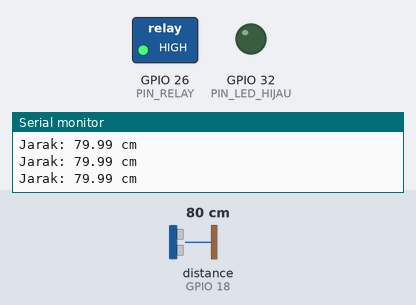
Recording of a sketch running on a simulated ESP32. On the bench: switched loads named in the sketch (green lamp = pin HIGH), output pins drawn as LEDs (lit = HIGH), the last lines printed to the serial monitor. Wiring (inferred from the names in the program): ultrasonic range finder: trigger GPIO 5; echo GPIO 18. The inputs (shaded band) are chosen by the test bench; at power-on: distance to the obstacle (sensor on GPIO 18) 80 cm. The echo pulse lasts 58.3 µs per cm; WiFi joins after 1.5 s; servers stay silent unless stated; pins used as bus, display or sensor lines are not drawn.

Above: at 2.7 s.
2.8 s: distance to the obstacle (sensor on GPIO 18) set to 17 cm
4.3 s: distance to the obstacle (sensor on GPIO 18) set to 12 cm
At 5.1 s:
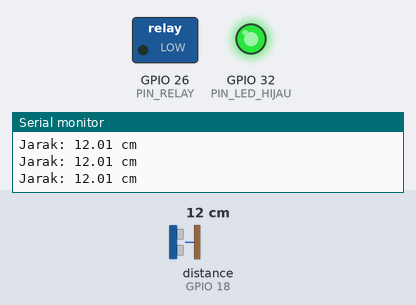
Timing chart, 0 to 35.8 s (numbered marks = the images above; inputs shaded):
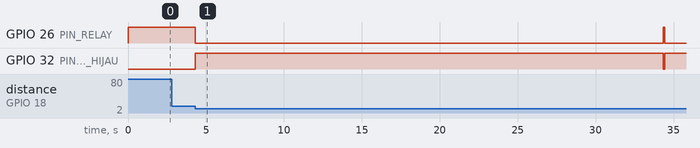

Measured:
- the behaviour switches between 15 and 14 cm on distance to the obstacle (sensor on GPIO 18) (found by bisection; images 0 and 1)
- after the input at 4.3 s, GPIO 26 (PIN_RELAY): HIGH → LOW at once, → HIGH 30.0 s later, → LOW 0.10 s later; GPIO 32 (PIN_LED_HIJAU): LOW → HIGH at once, → LOW 30.0 s later, → HIGH 0.10 s later

The sketch:

KranAir.ino
```cpp
// Kran Air Otomatis — ESP32 + Sensor Ultrasonik HC-SR04 + Solenoid Valve 12V
//
// Cara kerja:
//  - Sensor HC-SR04 mengukur jarak tiap 100 milidetik; hasil difilter
//    median dari 3 bacaan supaya satu bacaan liar tidak membuka kran.
//  - Tangan terdeteksi kurang dari 15 cm -> relay ON, katup solenoid
//    membuka, air mengalir, LED hijau menyala.
//  - Kran menutup otomatis begitu tangan pergi, atau setelah 30 detik
//    menyala terus (anti-banjir, misalnya sensor tertutup benda).
//  - Setiap kran dibuka, ESP32 mengirim notifikasi Telegram
//    (debounce 30 detik supaya tidak spam).
//
// Wiring:
//  - HC-SR04      : TRIG -> GPIO5, ECHO -> GPIO18, VCC -> VIN 5V, GND -> GND
//  - Relay 1 ch   : IN -> GPIO26, VCC -> 3V3, GND -> GND
//                   (modul relay umum aktif LOW: relay ON saat GPIO26 LOW)
//  - Solenoid 12V : satu kabel ke +12V adaptor, kabel lain ke kontak NO
//                   relay; kontak COM relay ke GND adaptor 12V.
//                   GND adaptor 12V TIDAK digabung ke GND ESP32.
//  - LED hijau    : GPIO32 (seri resistor 220 ohm ke GND)
//
// Catu daya: ESP32 dari USB 5V, solenoid dari adaptor 12V 1A terpisah.
// Jangan menyalakan solenoid dari pin 5V ESP32 — arusnya tidak cukup.
//
// Library yang dibutuhkan (semua tersedia di Library Manager):
//  - UniversalTelegramBot 1.3.0 (hanya bila USE_TELEGRAM 1)
//  - ArduinoJson 6.21.5 (dipakai UniversalTelegramBot)
// Compile: arduino-cli compile --fqbn esp32:esp32:esp32 KranAir
// (terverifikasi 20 Nov 2026: 1.066.257 byte, 81% flash, RAM 50.528 byte,
//  15%, ESP32 core 4.0.0, COMPILE_RC=0)

// ---------- KONFIGURASI ----------
#define USE_TELEGRAM 1  // 1 = kirim notifikasi Telegram saat kran dibuka, 0 = tanpa Telegram

#define PIN_TRIG 5      // HC-SR04 TRIG
#define PIN_ECHO 18     // HC-SR04 ECHO
#define PIN_RELAY 26    // IN modul relay (aktif LOW)
#define PIN_LED_HIJAU 32

// Ambang dan waktu — semua bernama, tanpa magic number di logika.
#define JARAK_BUKA_CM 15              // tangan < 15 cm = kran buka
#define JARAK_MAKS_CM 400             // bacaan di atas ini dianggap tidak valid
#define INTERVAL_UKUR_MS 100          // ukur jarak tiap 100 ms
#define JUMLAH_SAMPEL_MEDIAN 3        // filter median dari 3 bacaan
#define ECHO_TIMEOUT_US 30000         // timeout echo 30 ms (tidak hang bila tidak ada gema)
#define PULSA_TRIG_US 10              // lebar pulsa pemicu HC-SR04
#define JEDA_TRIG_US 2                // jeda LOW sebelum pulsa pemicu
#define BUKA_MAKS_MS 30000UL          // kran tutup paksa setelah 30 detik (anti-banjir)
#define TELEGRAM_DEBOUNCE_MS 30000UL  // jeda minimum antar notifikasi Telegram
#define RELAY_NYALA LOW               // modul relay aktif LOW
#define RELAY_MATI HIGH
#define LED_NYALA HIGH
#define LED_MATI LOW

// Kecepatan bunyi di udara: 0,0343 cm per mikrodetik; jarak = durasi
// pulang-pergi dikali kecepatan bunyi dibagi 2.
const float KECEPATAN_BUNYI_CM_PER_US = 0.0343f;
const int PEMBAGI_PULANG_PERGI = 2;

const char *WIFI_SSID = "NAMA_WIFI";
const char *WIFI_PASS = "PASSWORD_WIFI";
const char *BOT_TOKEN = "TOKEN_BOT_TELEGRAM";
const char *CHAT_ID = "CHAT_ID_TELEGRAM";

// ---------- STATE ----------
bool kranTerbuka = false;
unsigned long kranMulaiMs = 0;       // millis() saat kran dibuka
unsigned long ukurTerakhirMs = 0;    // millis() pengukuran terakhir
unsigned long telegramTerakhirMs = 0;
bool telegramPernahDikirim = false;

#if USE_TELEGRAM
#include <WiFi.h>
#include <WiFiClientSecure.h>
#include <UniversalTelegramBot.h>
#include <ArduinoJson.h>

WiFiClientSecure telegramClient;
UniversalTelegramBot bot(BOT_TOKEN, telegramClient);

void sambungWiFi() {
  Serial.print("WiFi: menyambung ke ");
  Serial.println(WIFI_SSID);
  WiFi.begin(WIFI_SSID, WIFI_PASS);
  unsigned long mulai = millis();
  const unsigned long WIFI_TIMEOUT_MS = 15000UL;
  while (WiFi.status() != WL_CONNECTED && millis() - mulai < WIFI_TIMEOUT_MS) {
    delay(500);
    Serial.print(".");
  }
  Serial.println();
  if (WiFi.status() == WL_CONNECTED) {
    Serial.print("WiFi tersambung, IP: ");
    Serial.println(WiFi.localIP());
    telegramClient.setInsecure();
  } else {
    Serial.println("WiFi gagal — Telegram dimatikan untuk sesi ini.");
  }
}

// Kirim notifikasi Telegram; diam bila WiFi putus (tanpa blocking).
void kirimTelegram(const String &pesan) {
  if (WiFi.status() != WL_CONNECTED) return;
  bot.sendMessage(CHAT_ID, pesan, "");
}
#else
void sambungWiFi() {}
void kirimTelegram(const String &) {}
#endif

// ---------- PENGUKURAN JARAK ----------
// Satu kali pengukuran HC-SR04; kembalikan JARAK_MAKS_CM bila echo timeout
// (tidak ada gema) supaya tidak hang dan tidak dianggap tangan dekat.
float bacaJarak() {
  digitalWrite(PIN_TRIG, LOW);
  delayMicroseconds(JEDA_TRIG_US);
  digitalWrite(PIN_TRIG, HIGH);
  delayMicroseconds(PULSA_TRIG_US);
  digitalWrite(PIN_TRIG, LOW);
  unsigned long durasiUs = pulseIn(PIN_ECHO, HIGH, ECHO_TIMEOUT_US);
  if (durasiUs == 0) return (float)JARAK_MAKS_CM;
  float jarakCm = (float)durasiUs * KECEPATAN_BUNYI_CM_PER_US / PEMBAGI_PULANG_PERGI;
  if (jarakCm > JARAK_MAKS_CM) return (float)JARAK_MAKS_CM;
  return jarakCm;
}

// Median dari 3 bacaan: tahan terhadap satu bacaan liar.
float bacaJarakMedian() {
  float sampel[JUMLAH_SAMPEL_MEDIAN];
  for (int i = 0; i < JUMLAH_SAMPEL_MEDIAN; i++) {
    sampel[i] = bacaJarak();
  }
  // Urutkan 3 angka (bubble sort cukup untuk 3 elemen).
  for (int i = 0; i < JUMLAH_SAMPEL_MEDIAN - 1; i++) {
    for (int j = 0; j < JUMLAH_SAMPEL_MEDIAN - 1 - i; j++) {
      if (sampel[j] > sampel[j + 1]) {
        float tmp = sampel[j];
        sampel[j] = sampel[j + 1];
        sampel[j + 1] = tmp;
      }
    }
  }
  return sampel[JUMLAH_SAMPEL_MEDIAN / 2];
}

// ---------- KENDALI KRAN ----------
void bukaKran(unsigned long sekarang) {
  digitalWrite(PIN_RELAY, RELAY_NYALA);
  digitalWrite(PIN_LED_HIJAU, LED_NYALA);
  kranTerbuka = true;
  kranMulaiMs = sekarang;
  Serial.println("Kran DIBUKA.");
  if (!telegramPernahDikirim || sekarang - telegramTerakhirMs >= TELEGRAM_DEBOUNCE_MS) {
    telegramPernahDikirim = true;
    telegramTerakhirMs = sekarang;
    kirimTelegram("Kran air dibuka — tangan terdeteksi di bawah kran.");
  }
}

void tutupKran() {
  digitalWrite(PIN_RELAY, RELAY_MATI);
  digitalWrite(PIN_LED_HIJAU, LED_MATI);
  kranTerbuka = false;
  Serial.println("Kran DITUTUP.");
}

// Keputusan buka/tutup dari jarak median terbaru.
void kendaliKran(float jarakCm, unsigned long sekarang) {
  if (!kranTerbuka && jarakCm < JARAK_BUKA_CM) {
    bukaKran(sekarang);
    return;
  }
  if (kranTerbuka) {
    bool tanganPergi = jarakCm >= JARAK_BUKA_CM;
    bool lewatBatas = sekarang - kranMulaiMs >= BUKA_MAKS_MS;
    if (tanganPergi || lewatBatas) {
      if (lewatBatas && !tanganPergi) {
        Serial.println("Batas 30 detik tercapai — tutup paksa (anti-banjir).");
      }
      tutupKran();
    }
  }
}

void setup() {
  Serial.begin(115200);
  pinMode(PIN_TRIG, OUTPUT);
  pinMode(PIN_ECHO, INPUT);
  pinMode(PIN_RELAY, OUTPUT);
  pinMode(PIN_LED_HIJAU, OUTPUT);
  digitalWrite(PIN_TRIG, LOW);
  digitalWrite(PIN_RELAY, RELAY_MATI);
  digitalWrite(PIN_LED_HIJAU, LED_MATI);
  Serial.println("Kran Air Otomatis — siap.");
#if USE_TELEGRAM
  sambungWiFi();
#endif
}

void loop() {
  unsigned long sekarang = millis();
  if (sekarang - ukurTerakhirMs >= INTERVAL_UKUR_MS) {
    ukurTerakhirMs = sekarang;
    float jarakCm = bacaJarakMedian();
    Serial.print("Jarak: ");
    Serial.print(jarakCm);
    Serial.println(" cm");
    kendaliKran(jarakCm, sekarang);
  }
}
```
